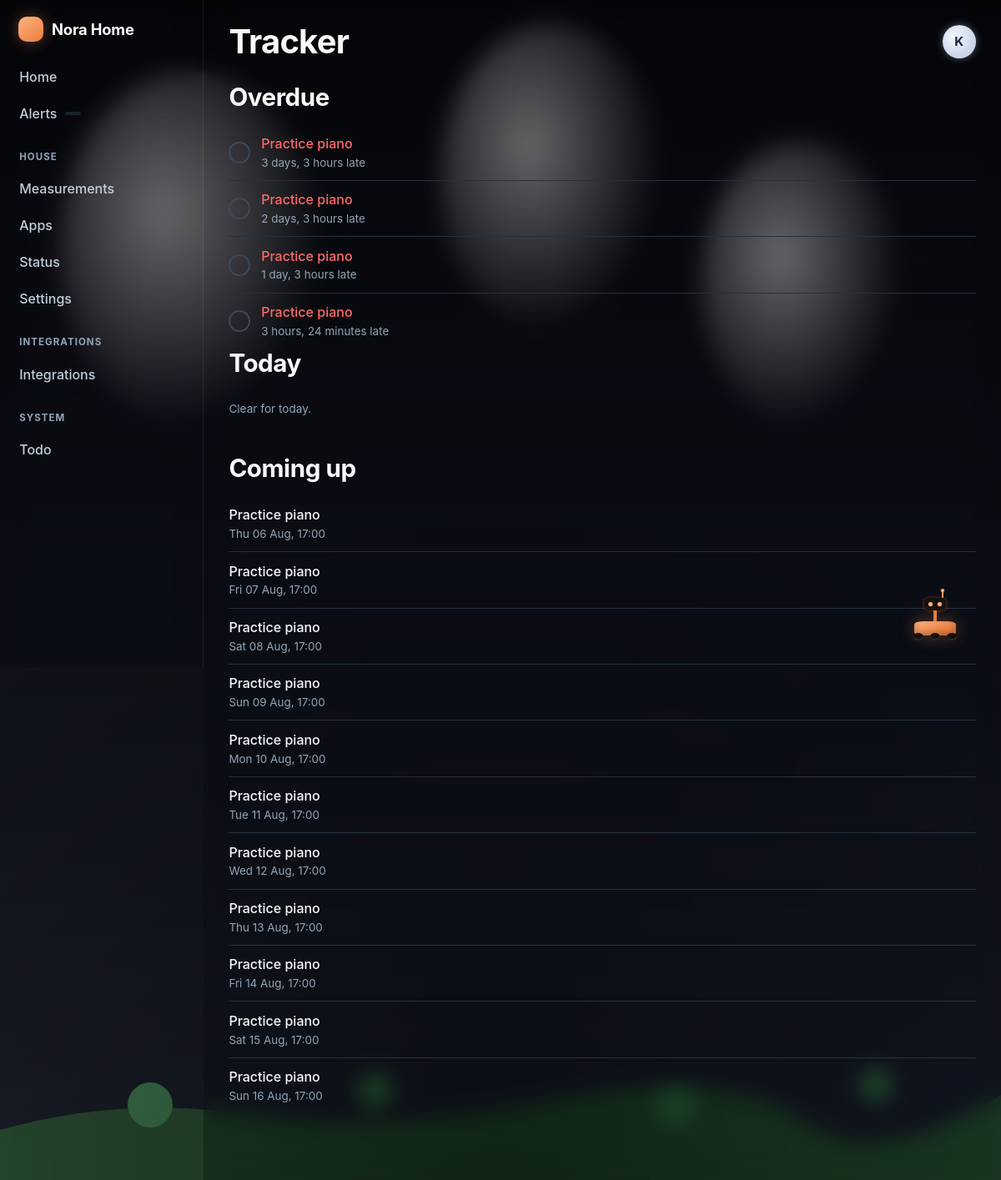
/home/tracker/ (signed in), run on the app's committed database.
### nora_home/accounts/models.py (models this page shows, shortened)
class HouseMember(AbstractUser):
    class Role(models.TextChoices):
        MEMBER = "member", "Member"
        ADULT = "adult", "Adult"
        ADMIN = "admin", "Admin"
    display_name = models.CharField(max_length=60, blank=True)
    role = models.CharField(max_length=10, choices=Role.choices, default=Role.MEMBER,
                            db_index=True)
    avatar = models.ImageField(upload_to="avatars/", blank=True, null=True)
    accent_color = models.CharField(max_length=9, blank=True,
                                    help_text="Hex colour used for this person's rows.")
    birthday = models.DateField(null=True, blank=True)
    timezone = models.CharField(max_length=64, blank=True)
    slack_user_id = models.CharField(max_length=32, blank=True,
                                     help_text="Slack member ID, e.g. U01ABCDEF.")
    slack_dm_channel = models.CharField(max_length=32, blank=True)
    phone = models.CharField(max_length=32, blank=True)
    quiet_hours_start = models.PositiveSmallIntegerField(default=22)
    quiet_hours_end = models.PositiveSmallIntegerField(default=7)
    notifications_enabled = models.BooleanField(default=True)
    preferred_channels = models.JSONField(default=list, blank=True)
    escalation_contacts = models.ManyToManyField(
        "self", symmetrical=False, blank=True, related_name="escalation_watch_for",
        through="EscalationContact",
    )
    is_on_wall_display = models.BooleanField(
        default=True, help_text="Show this person's items on the 24\" display.")
    class Meta:
        ordering = ["display_name", "username"]
    @property
    def name(self) -> str:
        return self.display_name or self.get_full_name() or self.get_username()

### nora_home/tracker/models.py (models this page shows, shortened)
class Occurrence(UUIDModel, TimeStampedModel):
    class Status(models.TextChoices):
        PENDING = "pending", "Pending"
        DONE = "done", "Done"
        MISSED = "missed", "Missed"
        SKIPPED = "skipped", "Skipped"
        CANCELLED = "cancelled", "Cancelled"
    trackable = models.ForeignKey(Trackable, on_delete=models.CASCADE,
                                  related_name="occurrences")
    due_at = models.DateTimeField(db_index=True)
    window_ends_at = models.DateTimeField(
        null=True, blank=True,
        help_text="After this the occurrence is marked missed rather than left open.")
    status = models.CharField(max_length=10, choices=Status.choices,
                              default=Status.PENDING, db_index=True)
    completed_at = models.DateTimeField(null=True, blank=True)
    completed_by = models.ForeignKey(settings.AUTH_USER_MODEL, null=True, blank=True,
                                     on_delete=models.SET_NULL,
                                     related_name="completed_occurrences")
    escalation_level = models.PositiveSmallIntegerField(default=0, db_index=True)
    last_escalated_at = models.DateTimeField(null=True, blank=True)
    acknowledged_at = models.DateTimeField(null=True, blank=True)
    acknowledged_by = models.ForeignKey(settings.AUTH_USER_MODEL, null=True, blank=True,
                                        on_delete=models.SET_NULL,
                                        related_name="acknowledged_occurrences")
    objects = OccurrenceQuerySet.as_manager()
    class Meta:
        ordering = ["due_at"]
        unique_together = [("trackable", "due_at")]
        indexes = [
            models.Index(fields=["status", "due_at"]),
            models.Index(fields=["status", "escalation_level", "due_at"]),
        ]

class Trackable(UUIDModel, SoftDeleteModel, TimeStampedModel):
    class Kind(models.TextChoices):
        TASK = "task", "Task"
        HABIT = "habit", "Habit"
        MAINTENANCE = "maintenance", "Maintenance"
        GOAL = "goal", "Goal milestone"
        MEASUREMENT = "measurement", "Measurement"
        CHECKIN = "checkin", "Check-in"
    title = models.CharField(max_length=160)
    notes = models.TextField(blank=True)
    kind = models.CharField(max_length=15, choices=Kind.choices, default=Kind.TASK)
    owner = models.ForeignKey(settings.AUTH_USER_MODEL, on_delete=models.CASCADE,
                              related_name="trackables")
    app_slug = models.CharField(max_length=60, db_index=True, default="tracker",
                                help_text="The app that owns this trackable.")
    source_ref = models.CharField(max_length=120, blank=True, db_index=True,
                                  help_text="The app's own id for the underlying record.")
    url = models.CharField(max_length=300, blank=True,
                           help_text="Deep link into the owning app.")
    cadence = models.CharField(max_length=12, choices=Cadence.choices,
                               default=Cadence.ONCE)
    interval_days = models.PositiveIntegerField(null=True, blank=True)
    cron_expression = models.CharField(max_length=100, blank=True)
    due_time = models.TimeField(null=True, blank=True,
                                help_text="Local time of day an occurrence is due.")
    starts_on = models.DateField(default=timezone.localdate)
    ends_on = models.DateField(null=True, blank=True)
    next_due_at = models.DateTimeField(null=True, blank=True, db_index=True)
    escalation_policy = models.ForeignKey(EscalationPolicy, null=True, blank=True,
                                          on_delete=models.SET_NULL,
                                          related_name="trackables")
    requires_evidence = models.BooleanField(
        default=False, help_text="Completion must include a note, number, or photo.")
    evidence_label = models.CharField(max_length=60, blank=True)
    allow_skip = models.BooleanField(default=True)
    is_active = models.BooleanField(default=True, db_index=True)
    show_on_wall = models.BooleanField(default=True)
    priority = models.PositiveSmallIntegerField(default=2,
                                                help_text="1 high, 2 normal, 3 low.")
    tags = models.JSONField(default=list, blank=True)
    class Meta:
        ordering = ["priority", "next_due_at", "title"]
        indexes = [
            models.Index(fields=["app_slug", "source_ref"]),
            models.Index(fields=["owner", "is_active", "next_due_at"]),
        ]

### nora_home/tracker/views.py (the view)
# urls.py: path("", views.board, name="board"),
@login_required
def board(request):
    mine = Occurrence.objects.open().for_member(request.user).select_related("trackable")
    now = timezone.now()
    end_of_day = timezone.localtime(now).replace(hour=23, minute=59, second=59)
    return render(request, "tracker/board.html", {
        "overdue": mine.filter(due_at__lt=now).order_by("due_at"),
        "today": mine.filter(due_at__gte=now, due_at__lte=end_of_day).order_by("due_at"),
        "ahead": mine.filter(due_at__gt=end_of_day).order_by("due_at")[:30],
        "page_title": "Tracker",
    })

### templates/tracker/board.html (shortened to what this page needs)
{% extends "base.html" %}
{% block content %}
  {% if overdue %}
    <h2>Overdue</h2>
    <ul class="item-list">
      {% for item in overdue %}
        <li class="item is-overdue">
          <button class="tick" type="button" data-complete-url="{% url 'tracker:complete' item.uuid %}"
                  aria-label="Mark {{ item.trackable.title }} done"></button>
          <div class="item-body">
            <div class="item-title">
              <a href="{% url 'tracker:detail' item.trackable.uuid %}">{{ item.trackable.title }}</a>
            </div>
            <div class="item-meta">
              {{ item.due_at|timesince }} late
            </div>
          </div>
        </li>
      {% endfor %}
    </ul>
  {% endif %}
  <h2>Today</h2>
  <ul class="item-list">
    {% for item in today %}
      <li class="item">
        <button class="tick" type="button" data-complete-url="{% url 'tracker:complete' item.uuid %}"
                aria-label="Mark {{ item.trackable.title }} done"></button>
        <div class="item-body">
          <div class="item-title">
            <a href="{% url 'tracker:detail' item.trackable.uuid %}">{{ item.trackable.title }}</a>
          </div>
          <div class="item-meta">{{ item.due_at|time:"H:i" }} · {{ item.trackable.app_slug }}</div>
        </div>
      </li>
    {% empty %}
      <li class="item"><div class="item-body card-subtitle">Clear for today.</div></li>
    {% endfor %}
  </ul>
  {% if ahead %}
    <h2 style="margin-top:2rem">Coming up</h2>
    <ul class="item-list">
      {% for item in ahead %}
        <li class="item">
          <div class="item-body">
            <div class="item-title">{{ item.trackable.title }}</div>
            <div class="item-meta">{{ item.due_at|date:"D d M, H:i" }}</div>
          </div>
        </li>
      {% endfor %}
    </ul>
  {% endif %}
{% endblock %}

### templates/base.html (shortened to what this page needs)
{% load static %}<!doctype html>
<html lang="en" data-surface="{{ surface }}" data-theme="dark"
      data-season="{{ nh_season }}" data-daypart="{{ nh_daypart }}" data-weather="{{ nh_weather }}"
      {% if not nh_bot_enabled %}data-nh-bot="off"{% endif %}>
<head>
  <link rel="stylesheet" href="{% static 'nora_home/css/nora-home.css' %}">
  <link rel="stylesheet" href="{% static 'nora_home/css/nh-scene.css' %}">
  {% if nh_bot_enabled %}<link rel="stylesheet" href="{% static 'nora_home/css/nh-bot.css' %}">{% endif %}
</head>
<body>
{% block body %}
{% include "partials/scene.html" %}
<div class="shell">
  <nav class="sidebar" aria-label="House navigation">
    <a class="brand" href="/">
      <span class="brand-mark" aria-hidden="true"></span>
      <span>{{ house_name }}</span>
    </a>
    <div class="nav-group">
      <a class="nav-link" href="{% url 'core:dashboard' %}"
         {% if request.path == '/home/' %}aria-current="page"{% endif %}>Home</a>
      <a class="nav-link" href="{% url 'notifications:inbox' %}">
        Alerts <span class="pill" data-nh-bell data-count="0" hidden></span>
      </a>
    </div>
    {% for group in nav %}
      <div class="nav-group">
        <div class="nav-group-label">{{ group.label }}</div>
        {% for app in group.apps %}
          {% if app.slug != 'notifications' %}
            <a class="nav-link" href="{{ app.url }}"
               {% if request.path == app.url %}aria-current="page"{% endif %}>{{ app.title }}</a>
          {% endif %}
        {% endfor %}
        {% if group.key == 'house' %}
          <a class="nav-link" href="{% url 'core:app_directory' %}">Apps</a>
          <a class="nav-link" href="{% url 'core:system_status' %}">Status</a>
          <a class="nav-link" href="{% url 'core:settings' %}">Settings</a>
        {% endif %}
      </div>
    {% endfor %}
  </nav>
  <main class="main">
    <div class="topbar">
      <h1>{% block heading %}{{ page_title|default:"Home" }}{% endblock %}</h1>
      <div class="topbar-actions">
        <details class="profile-menu">
          <summary class="profile-trigger" aria-label="Menu">
            {% if request.user.is_authenticated %}
              <span class="profile-avatar">{{ request.user.name|first|upper }}</span>
            {% endif %}
          </summary>
        </details>
      </div>
    </div>
    {% block content %}{% endblock %}
  </main>
</div>
{% endblock %}
</body>
</html>

### data on the page
HouseMember: user.name|first "K"
Occurrence: trackable "Practice piano", due_at "3 days, 3 hours"
Occurrence: trackable "Practice piano", due_at "2 days, 3 hours"
Occurrence: trackable "Practice piano", due_at "1 day, 3 hours"
Occurrence: trackable "Practice piano", due_at "3 hours, 24 minutes"
Occurrence: trackable "Practice piano", due_at "Thu 06 Aug, 17:00"
Occurrence: trackable "Practice piano", due_at "Fri 07 Aug, 17:00"
Occurrence: trackable "Practice piano", due_at "Sat 08 Aug, 17:00"
Occurrence: trackable "Practice piano", due_at "Sun 09 Aug, 17:00"
Occurrence: trackable "Practice piano", due_at "Mon 10 Aug, 17:00"
Occurrence: trackable "Practice piano", due_at "Tue 11 Aug, 17:00"
Occurrence: trackable "Practice piano", due_at "Wed 12 Aug, 17:00"
Occurrence: trackable "Practice piano", due_at "Thu 13 Aug, 17:00"
Occurrence: trackable "Practice piano", due_at "Fri 14 Aug, 17:00"
Occurrence: trackable "Practice piano", due_at "Sat 15 Aug, 17:00"
Occurrence: trackable "Practice piano", due_at "Sun 16 Aug, 17:00"

### other printed values
{{ house_name }} "Nora Home"
{{ group.label }} "HOUSE" "INTEGRATIONS" "SYSTEM"
{{ app.title }} "Measurements" "Integrations" "Todo"
{{ page_title|default:"Home" }} "Tracker"
